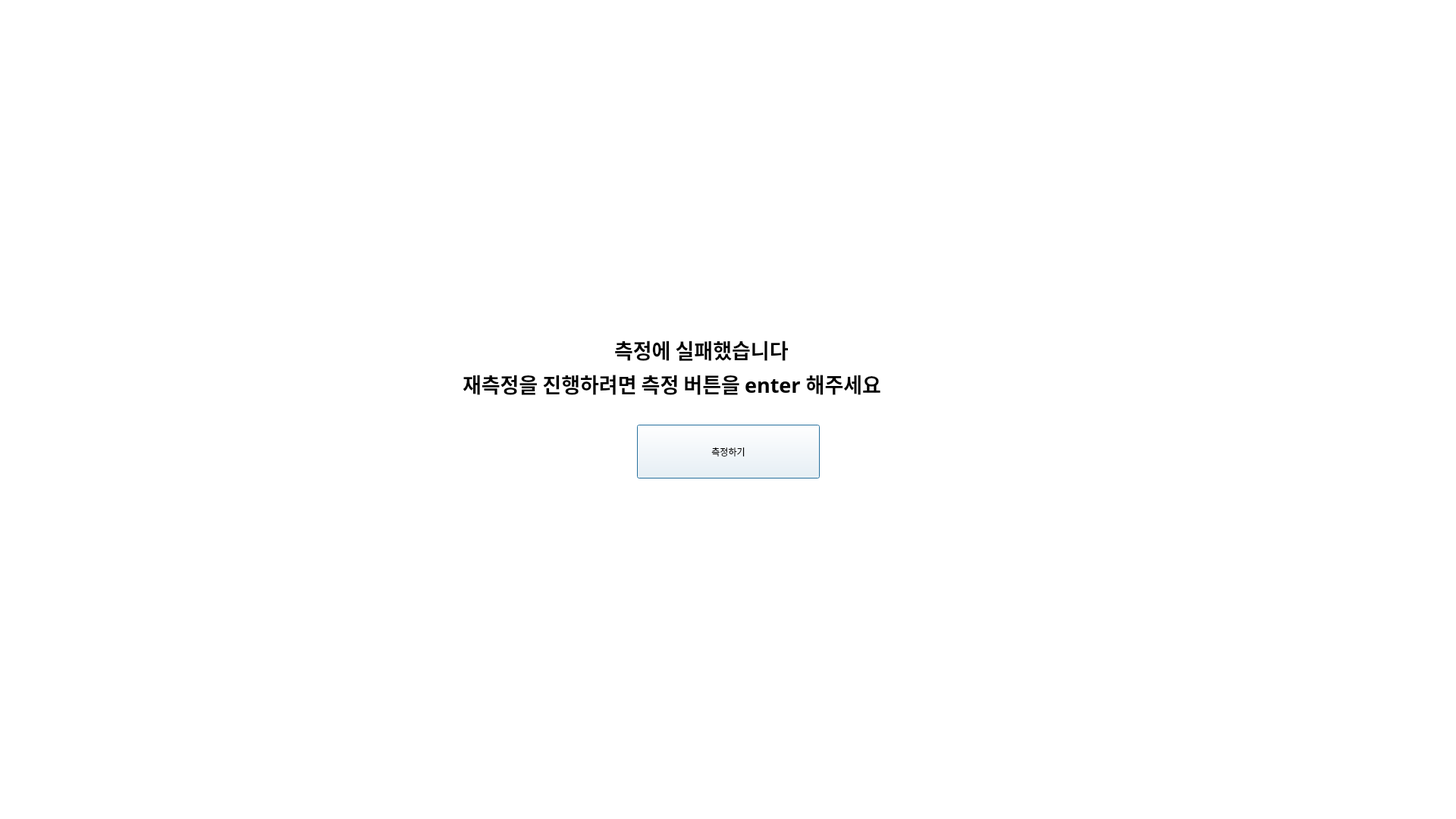
<?xml version="1.0" encoding="UTF-8"?>
<ui version="4.0">
 <class>Dialog</class>
 <widget class="QDialog" name="Dialog">
  <property name="geometry">
   <rect>
    <x>0</x>
    <y>0</y>
    <width>1920</width>
    <height>1080</height>
   </rect>
  </property>
  <property name="windowTitle">
   <string>Dialog</string>
  </property>
  <property name="styleSheet">
   <string notr="true">background-color: rgb(255, 255, 255);</string>
  </property>
  <widget class="QLabel" name="label_6">
   <property name="geometry">
    <rect>
     <x>810</x>
     <y>420</y>
     <width>321</width>
     <height>81</height>
    </rect>
   </property>
   <property name="font">
    <font>
     <family>맑은 고딕</family>
     <pointsize>20</pointsize>
     <weight>75</weight>
     <bold>true</bold>
    </font>
   </property>
   <property name="text">
    <string>측정에 실패했습니다</string>
   </property>
  </widget>
  <widget class="QLabel" name="label_8">
   <property name="geometry">
    <rect>
     <x>610</x>
     <y>480</y>
     <width>751</width>
     <height>51</height>
    </rect>
   </property>
   <property name="font">
    <font>
     <family>맑은 고딕</family>
     <pointsize>20</pointsize>
     <weight>75</weight>
     <bold>true</bold>
    </font>
   </property>
   <property name="text">
    <string>재측정을 진행하려면 측정 버튼을 enter 해주세요</string>
   </property>
  </widget>
  <widget class="QPushButton" name="pushButton">
   <property name="geometry">
    <rect>
     <x>840</x>
     <y>560</y>
     <width>241</width>
     <height>71</height>
    </rect>
   </property>
   <property name="text">
    <string>측정하기</string>
   </property>
  </widget>
 </widget>
 <resources/>
 <connections/>
</ui>
